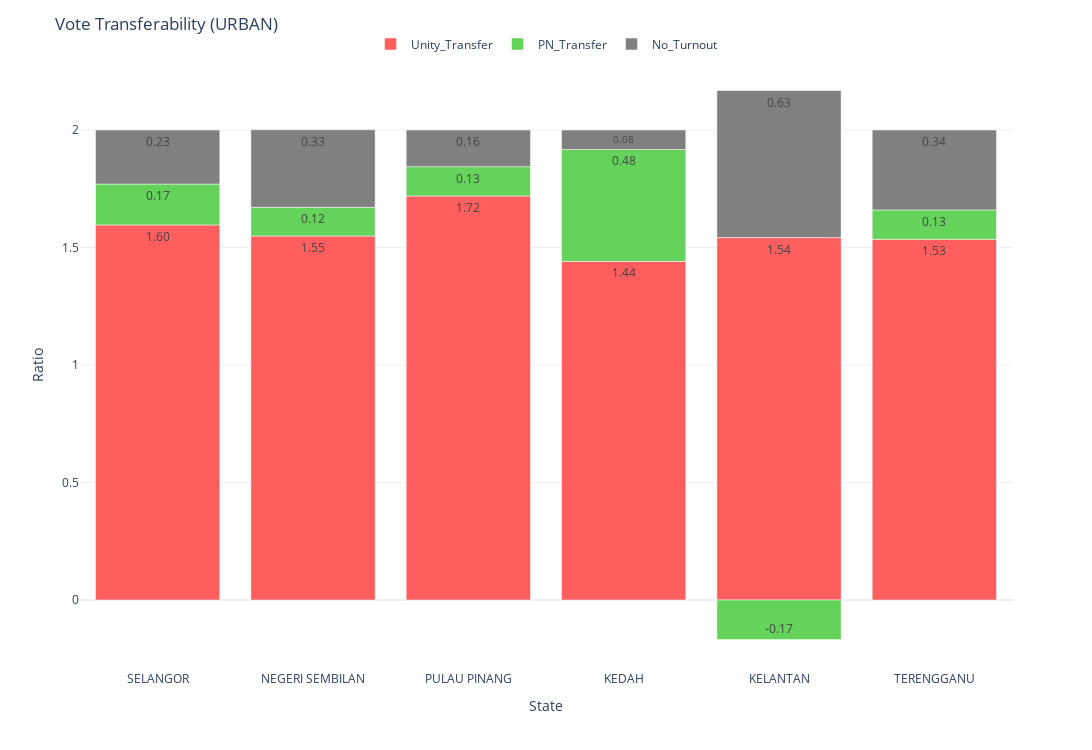

This figure's notebook cell:
### Code cell
rc = 'URBAN'
grp_df3 = compute_transfer(xdf.query(f'Classification=="{rc}"'), groupby=['GE15_STATE'])

display(grp_df3.style.format("{:,}", ['GE15_Total', 'PRN_Total']).format("{:.2f}", ['Unity_Transfer', 'PN_Transfer', 'No_Turnout']))
long_df = grp_df3[['Unity_Transfer', 'PN_Transfer', 'No_Turnout']].reset_index().melt(id_vars='GE15_STATE')
long_df.columns = ['State', 'Transfer', 'Ratio']

color_mapping = {
    'Unity_Transfer': '#FF5E5E',  # Darker pastel red
    'PN_Transfer': '#65D25C',     # Darker pastel green
    'No_Turnout': 'grey'
}
# Create a stacked bar plot using Plotly
fig = px.bar(long_df, x='State', y='Ratio', color='Transfer', barmode='relative', color_discrete_map=color_mapping)
fig.update_traces(texttemplate='%{y:.2f}', textposition='inside',)

custom_order = ['SELANGOR', 'NEGERI SEMBILAN', 'PULAU PINANG', 'KEDAH', 'KELANTAN', 'TERENGGANU']
fig.update_layout(title=f'Vote Transferability ({rc})',
    xaxis_title='State',
    yaxis_title='Ratio',
    height=750, width=1450,template='plotly_white', xaxis=dict(categoryorder='array', categoryarray=custom_order),
                      legend=dict(title=None,orientation='h', yanchor='top', y=1.05, xanchor='center', x=0.5)  # Centered legend at the top
                 
                 )
fig.show(config={'displayModeBar': False} )

### Figure 1 — Plotly figure (JSON) as saved in the notebook; plotly's stock layout.template omitted (floating-point values rounded to 4 significant figures)
{"data": [{"alignmentgroup": "True", "hovertemplate": "Transfer=Unity_Transfer<br>State=%{x}<br>Ratio=%{y}<extra></extra>", "legendgroup": "Unity_Transfer", "marker": {"color": "#FF5E5E", "pattern": {"shape": ""}}, "name": "Unity_Transfer", "offsetgroup": "Unity_Transfer", "orientation": "v", "showlegend": true, "textposition": "inside", "texttemplate": "%{y:.2f}", "type": "bar", "x": ["KEDAH", "KELANTAN", "NEGERI SEMBILAN", "PULAU PINANG", "SELANGOR", "TERENGGANU"], "xaxis": "x", "y": [1.441, 1.542, 1.549, 1.719, 1.596, 1.535], "yaxis": "y"}, {"alignmentgroup": "True", "hovertemplate": "Transfer=PN_Transfer<br>State=%{x}<br>Ratio=%{y}<extra></extra>", "legendgroup": "PN_Transfer", "marker": {"color": "#65D25C", "pattern": {"shape": ""}}, "name": "PN_Transfer", "offsetgroup": "PN_Transfer", "orientation": "v", "showlegend": true, "textposition": "inside", "texttemplate": "%{y:.2f}", "type": "bar", "x": ["KEDAH", "KELANTAN", "NEGERI SEMBILAN", "PULAU PINANG", "SELANGOR", "TERENGGANU"], "xaxis": "x", "y": [0.476, -0.168, 0.122, 0.125, 0.174, 0.125], "yaxis": "y"}, {"alignmentgroup": "True", "hovertemplate": "Transfer=No_Turnout<br>State=%{x}<br>Ratio=%{y}<extra></extra>", "legendgroup": "No_Turnout", "marker": {"color": "grey", "pattern": {"shape": ""}}, "name": "No_Turnout", "offsetgroup": "No_Turnout", "orientation": "v", "showlegend": true, "textposition": "inside", "texttemplate": "%{y:.2f}", "type": "bar", "x": ["KEDAH", "KELANTAN", "NEGERI SEMBILAN", "PULAU PINANG", "SELANGOR", "TERENGGANU"], "xaxis": "x", "y": [0.083, 0.626, 0.33, 0.156, 0.23, 0.34], "yaxis": "y"}], "layout": {"barmode": "relative", "height": 750, "legend": {"orientation": "h", "title": {}, "tracegroupgap": 0, "x": 0.5, "xanchor": "center", "y": 1.05, "yanchor": "top"}, "margin": {"t": 60}, "title": {"text": "Vote Transferability (URBAN)"}, "width": 1450, "xaxis": {"anchor": "y", "autorange": true, "categoryarray": ["SELANGOR", "NEGERI SEMBILAN", "PULAU PINANG", "KEDAH", "KELANTAN", "TERENGGANU"], "categoryorder": "array", "domain": [0, 1], "range": [-0.5, 5.5], "title": {"text": "State"}, "type": "category"}, "yaxis": {"anchor": "x", "autorange": true, "domain": [0, 1], "range": [-0.2978, 2.298], "title": {"text": "Ratio"}, "type": "linear"}}}
